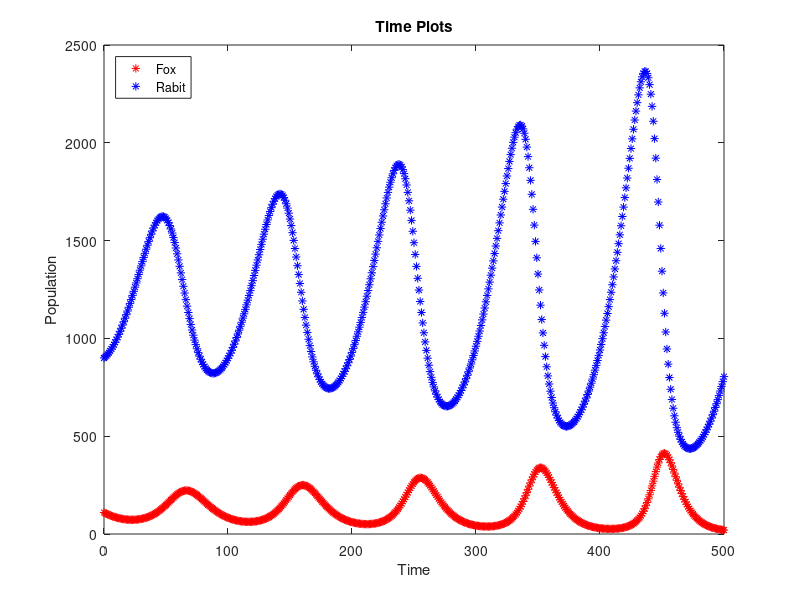

Source code (MATLAB):
# Command to Clear Command History
history -c

# Command to Clear Workspace with all Variables and Loaded Packages
clear all

# Command to Clear Command Window
clc

# Week 08 - In Class Practice Code
F = zeros(1,501);
R = zeros(1,501);

F(1) = 110;
R(1) = 900;

for i=1:500
  F(i+1) = 0.88*F(i) + 0.0001*R(i)*F(i);
  R(i+1) = -0.0003*R(i)*F(i) + 1.039*R(i);
endfor
F
R

n = [0:500];

figure(1)
plot(n, F, '*r', n, R, '*b');
title('Time Plots');
xlabel('Time');
ylabel('Population');
legend('Fox', 'Rabit', 'Location', 'northwest');
